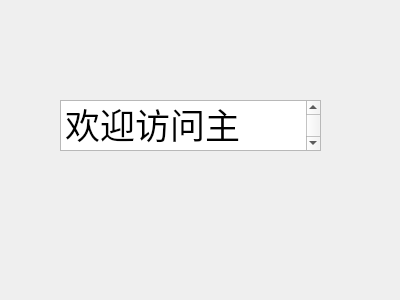
<?xml version="1.0" encoding="UTF-8"?>
<ui version="4.0">
 <class>Home</class>
 <widget class="QWidget" name="Home">
  <property name="geometry">
   <rect>
    <x>0</x>
    <y>0</y>
    <width>400</width>
    <height>300</height>
   </rect>
  </property>
  <property name="windowTitle">
   <string>Home</string>
  </property>
  <widget class="QTextEdit" name="textEdit">
   <property name="geometry">
    <rect>
     <x>60</x>
     <y>100</y>
     <width>261</width>
     <height>51</height>
    </rect>
   </property>
   <property name="html">
    <string>&lt;!DOCTYPE HTML PUBLIC &quot;-//W3C//DTD HTML 4.0//EN&quot; &quot;http://www.w3.org/TR/REC-html40/strict.dtd&quot;&gt;
&lt;html&gt;&lt;head&gt;&lt;meta name=&quot;qrichtext&quot; content=&quot;1&quot; /&gt;&lt;style type=&quot;text/css&quot;&gt;
p, li { white-space: pre-wrap; }
&lt;/style&gt;&lt;/head&gt;&lt;body style=&quot; font-family:'SimSun'; font-size:9pt; font-weight:400; font-style:normal;&quot;&gt;
&lt;p style=&quot; margin-top:0px; margin-bottom:0px; margin-left:0px; margin-right:0px; -qt-block-indent:0; text-indent:0px;&quot;&gt;&lt;span style=&quot; font-size:26pt;&quot;&gt;欢迎访问主页。&lt;/span&gt;&lt;/p&gt;&lt;/body&gt;&lt;/html&gt;</string>
   </property>
  </widget>
 </widget>
 <resources/>
 <connections/>
</ui>
